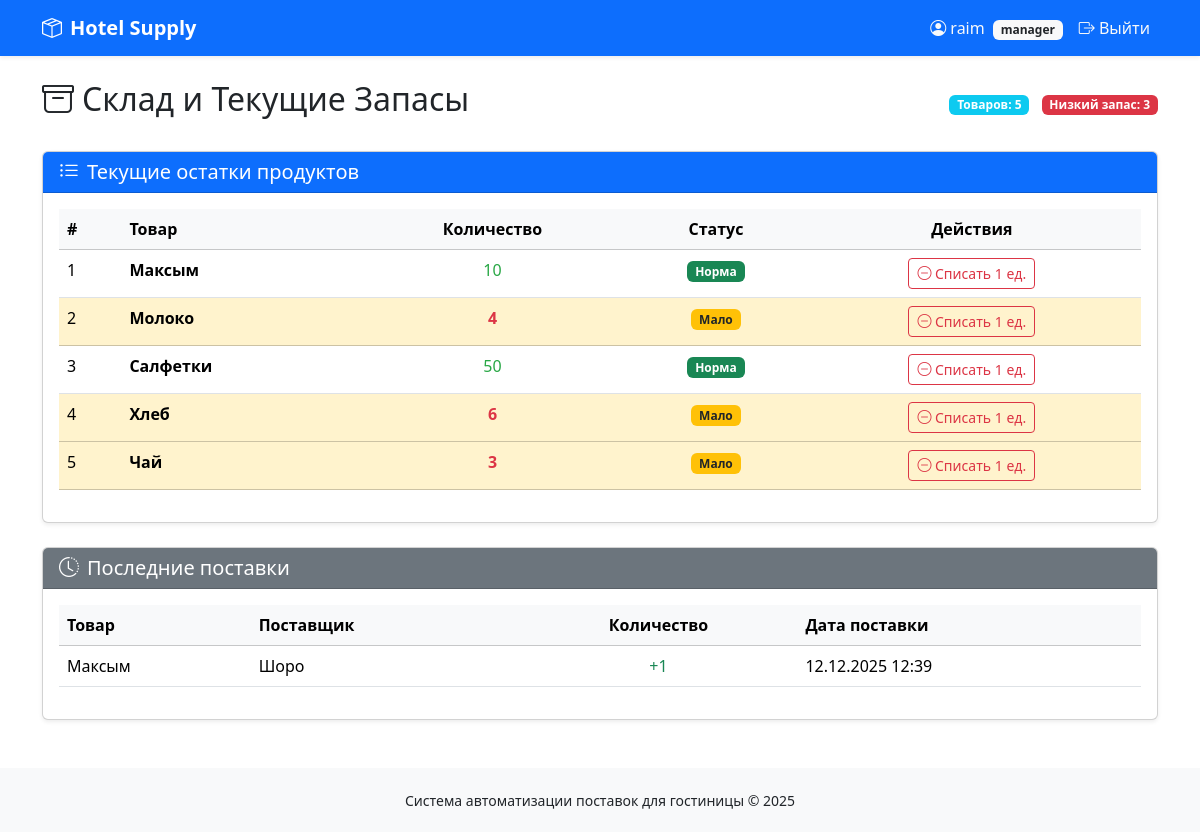
Page /sklad/ (signed in) on the committed database.
### inventory/models.py (models this page shows, shortened)
class Product(models.Model):
    name = models.CharField(max_length=255)
    quantity = models.IntegerField(default=0)
    class Meta:
        verbose_name = 'Товар'
        verbose_name_plural = 'Товары'

class Supply(models.Model):
    product = models.ForeignKey(Product, on_delete=models.CASCADE, verbose_name='Товар')
    supplier = models.ForeignKey(Supplier, on_delete=models.CASCADE, verbose_name='Поставщик')
    quantity = models.IntegerField(verbose_name='Количество')
    date = models.DateTimeField(auto_now_add=True, verbose_name='Дата поставки')
    created_by = models.ForeignKey(User, on_delete=models.SET_NULL, null=True, blank=True,
                                   verbose_name='Оформил')
    class Meta:
        ordering = ['-date']
        verbose_name = 'Поставка'
        verbose_name_plural = 'Поставки'

class Supplier(models.Model):
    name = models.CharField(max_length=255)
    phone = models.CharField(max_length=50, blank=True, null=True)
    address = models.TextField(blank=True, null=True)
    class Meta:
        verbose_name = 'Поставщик'
        verbose_name_plural = 'Поставщики'

### accounts/decorators.py (the view)
        def wrapper_func(request, *args, **kwargs):
            if not request.user.is_authenticated:
                messages.error(request, "Требуется авторизация")
                return redirect('login')
            if request.user.is_superuser:
                return view_func(request, *args, **kwargs)
            user_groups = set(request.user.groups.values_list('name', flat=True))
            allowed_set = set(roles)
            if user_groups.intersection(allowed_set):
                return view_func(request, *args, **kwargs)
            messages.error(request, f"У вас нет прав для доступа к этой странице. Требуются роли: {', '.join(roles)}")
            return redirect('index')

### inventory/views.py (called while the page is built)
@login_required
@allowed_roles(['admin', 'manager', 'user'])
def sklad(request):
    products = Product.objects.all().order_by('name')
    recent_supplies = Supply.objects.all().order_by('-date')[:10]  # Последние 10 поставок
    low_stock = products.filter(quantity__lt=10)
    return render(request, "sklad.html", {
        "products": products,
        "recent_supplies": recent_supplies,
        "low_stock": low_stock,
        "low_threshold": 10
    })

### templates/sklad.html (shortened to what this page needs)
{% extends 'base.html' %}
{% block content %}
<div class="d-flex justify-content-between align-items-center mb-4">
    <h1 class="h2"><i class="bi bi-archive me-2"></i>Склад и Текущие Запасы</h1>
    <div>
        <span class="badge bg-info">Товаров: {{ products|length }}</span>
        {% if low_stock %}
            <span class="badge bg-danger ms-2">Низкий запас: {{ low_stock|length }}</span>
        {% endif %}
    </div>
</div>
<div class="card shadow-sm mb-4">
    <div class="card-header bg-primary text-white">
        <h5 class="mb-0"><i class="bi bi-list-ul me-2"></i>Текущие остатки продуктов</h5>
    </div>
    <div class="card-body">
        <div class="table-responsive">
            <table class="table table-hover">
                <thead class="table-light">
                    <tr>
                        <th>#</th>
                        <th>Товар</th>
                        <th class="text-center">Количество</th>
                        <th class="text-center">Статус</th>
                        <th class="text-center">Действия</th>
                    </tr>
                </thead>
                <tbody>
                    {% for product in products %}
                    <tr class="{% if product.quantity < low_threshold %}table-warning{% endif %}">
                        <td>{{ forloop.counter }}</td>
                        <td>
                            <strong>{{ product.name }}</strong>
                        </td>
                        <td class="text-center">
                            <span class="{% if product.quantity < low_threshold %}qty-low{% else %}qty-ok{% endif %}">
                                {{ product.quantity }}
                            </span>
                        </td>
                        <td class="text-center">
                            {% if product.quantity == 0 %}
                                <span class="badge bg-danger">Нет в наличии</span>
                            {% elif product.quantity < low_threshold %}
                                <span class="badge bg-warning text-dark">Мало</span>
                            {% else %}
                                <span class="badge bg-success">Норма</span>
                            {% endif %}
                        </td>
                        <td class="text-center">
                            {% if user.is_authenticated and user.groups.all.0.name in 'admin,manager' or user.is_superuser %}
                                <form method="POST" action="{% url 'decrease_product' product.id %}" class="d-inline">
                                    <button type="submit" class="btn btn-sm btn-outline-danger"
                                            {% if product.quantity <= 0 %}disabled{% endif %}>
                                        <i class="bi bi-dash-circle"></i> Списать 1 ед.
                                    </button>
                                </form>
                            {% else %}
                                <span class="text-muted">Только для менеджеров</span>
                            {% endif %}
                        </td>
                    </tr>
                    {% endfor %}
                </tbody>
            </table>
        </div>
    </div>
</div>
<div class="card shadow-sm">
    <div class="card-header bg-secondary text-white">
        <h5 class="mb-0"><i class="bi bi-clock-history me-2"></i>Последние поставки</h5>
    </div>
    <div class="card-body">
        <div class="table-responsive">
            <table class="table table-hover">
                <thead class="table-light">
                    <tr>
                        <th>Товар</th>
                        <th>Поставщик</th>
                        <th class="text-center">Количество</th>
                        <th>Дата поставки</th>
                    </tr>
                </thead>
                <tbody>
                    {% for supply in recent_supplies %}
                    <tr>
                        <td>{{ supply.product.name }}</td>
                        <td>{{ supply.supplier.name }}</td>
                        <td class="text-center text-success">+{{ supply.quantity }}</td>
                        <td>{{ supply.date|date:"d.m.Y H:i" }}</td>
                    </tr>
                    {% endfor %}
                </tbody>
            </table>
        </div>
    </div>
</div>
{% endblock %}

### templates/base.html (shortened to what this page needs)
<!DOCTYPE html>
<html lang="ru">
<head>
    <link href="https://cdn.jsdelivr.net/npm/bootstrap@5.3.3/dist/css/bootstrap.min.css" rel="stylesheet">
    <link rel="stylesheet" href="https://cdn.jsdelivr.net/npm/bootstrap-icons@1.11.3/font/bootstrap-icons.min.css">
</head>
<body>
    <nav class="navbar navbar-expand-lg navbar-dark bg-primary shadow-sm">
        <div class="container">
            <a class="navbar-brand" href="{% url 'index' %}">
                <i class="bi bi-box-seam me-2"></i>Hotel Supply
            </a>
            <div class="navbar-nav ms-auto">
                {% if user.is_authenticated %}
                    <span class="nav-item nav-link text-light">
                        <i class="bi bi-person-circle me-1"></i>{{ user.username }}
                        {% if user.groups.all %}
                            <span class="badge bg-light text-dark ms-1">
                                {{ user.groups.all.0.name }}
                            </span>
                        {% endif %}
                    </span>
                    <a class="nav-item nav-link text-light" href="{% url 'logout' %}">
                        <i class="bi bi-box-arrow-right"></i> Выйти
                    </a>
                {% endif %}
            </div>
        </div>
    </nav>
    <div class="container mt-4">
        {% block content %}{% endblock %}
    </div>
    <footer class="footer mt-5">
        <div class="container text-center">
            <small>Система автоматизации поставок для гостиницы &copy; {% now "Y" %}</small>
        </div>
    </footer>
</body>
</html>

### templates/base.html (style rules this page uses)
.navbar-brand { font-weight: bold; }
.footer { margin-top: 50px; padding: 20px; background-color: #f8f9fa; }
.qty-low { color: #dc3545; font-weight: bold; }
.qty-ok { color: #28a745; }

### rows in the picture
Product: name "Максым", quantity "10", shows "Норма"
Product: name "Молоко", quantity "4", shows "Мало"
Product: name "Салфетки", quantity "50", shows "Норма"
Product: name "Хлеб", quantity "6", shows "Мало"
Product: name "Чай", quantity "3", shows "Мало"
Supply: product.name "Максым", supplier.name "Шоро", quantity "1", date "12.12.2025 12:39"

### other values in the picture
{{ user.username }} "raim"
{{ user.groups.all.0.name }} "manager"
{{ products|length }} "5"
{{ low_stock|length }} "3"
